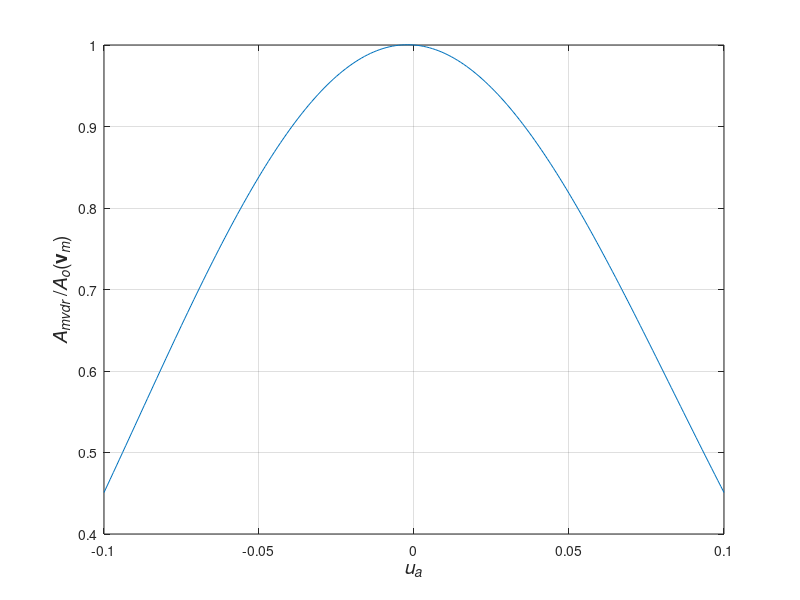

Recreate this plot in MATLAB.
%%%%%%%%%%%%%%%%%%%%%%%%%%%%%%%%%%%%%%%%%%%%%%
% Figure 6.32
% MVDR with Signal Mismatch
% Array Gain Ratio 
% Lillian Xiaolan Xu 04/09/2001
% Updated by K. Bell 7/26/01, 11/12/01
%%%%%%%%%%%%%%%%%%%%%%%%%%%%%%%%%%%%%%%%%%%%%%
clear all
close all

N = 10;
n = (-(N-1)/2:(N-1)/2)';
Vm = ones(N,1);
u = -1:1/1000:1;
ua=-0.1:0.001:0.1;
SNR = 10.^([30]/10);
k0 = 1;
k1 = 1;
Sso=SNR*Vm*Vm';
figure
for ui = [0.3]
    for INR = 10.^([10]/10)
        inr(k1)=INR;
        Vi = exp(j*n*pi*ui);
        Sn = INR*Vi*Vi' + eye(N);
        W = inv(Sn)*Vm/(Vm'*inv(Sn)*Vm);
        for num=1:size(ua,2)
            Va = exp(j*n*pi*ua(num));
            Ss = SNR*Va*Va';
            A=W'*Ss*W/(W'*Sn*W)/(SNR/(INR+1));
            Ao=W'*Sso*W/(W'*Sn*W)/(SNR/(INR+1));
            R(num,k1)=real(A/Ao);
        end
        k1 = k1 + 1;
    end
    plot(ua,R)
    xlabel('{\itu}_{\ita}','Fontsize',14)
    ylabel('{\itA}_{\itmvdr} /{\itA}_{\ito}({\bfv}_{\itm})','Fontsize',14)
    %title(['N=',num2str(N),', u_{I}=',num2str(ui)])
    axis([-0.1 0.1 0.4 1])
    grid
    
    k0=k0+1;
end

